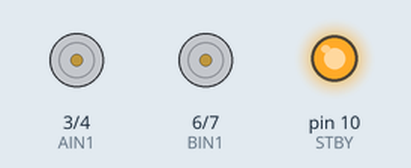
This sketch was run on a simulated Arduino Uno, built with avr-gcc and run on an emulated ATmega328P. Shown: motor-driver pin pairs drawn as motors (green arrow = first pin HIGH = forward, orange = second pin HIGH = backward, longer = more drive, scaled by the enable pin, stopped while the standby pin is LOW), output pins drawn as LEDs (lit = HIGH).

Above: at 0.5 s.
At 3.5 s:
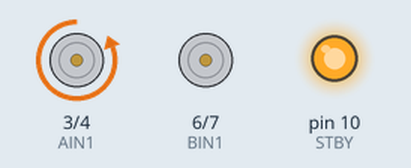
At 6.07 s:
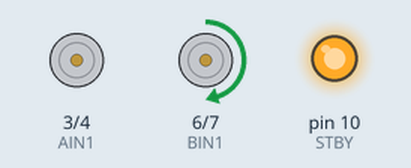
At 9.8 s:
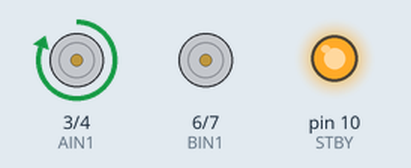
Timing chart, 0 to 10.8 s (numbered marks = the images above):
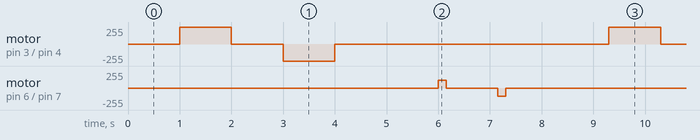

The sketch:

c3_car_tb.ino
```cpp
constexpr int PWMA = 2;
constexpr int AIN1 = 3;
constexpr int AIN2 = 4;

constexpr int PWMB = 5;
constexpr int BIN1 = 6;
constexpr int BIN2 = 7;

constexpr int STBY = 10;

void forwardMotorA() {
  digitalWrite(AIN1, HIGH);
  digitalWrite(AIN2, LOW);
}

void backwardMotorA() {
  digitalWrite(AIN1, LOW);
  digitalWrite(AIN2, HIGH);
}

void stopMotorA() {
  analogWrite(PWMA, 0);
  digitalWrite(AIN1, LOW);
  digitalWrite(AIN2, LOW);
}

void stopMotorB() {
  analogWrite(PWMB, 0);
  digitalWrite(BIN1, LOW);
  digitalWrite(BIN2, LOW);
}

// 0 - 255
void setMotorASpeed(int speed) {
  analogWrite(PWMA, speed);
}

// steering
void turnLeft() {
  analogWrite(PWMB, 120);
  digitalWrite(BIN1, HIGH);
  digitalWrite(BIN2, LOW);
}

void turnRight() {
  analogWrite(PWMB, 120);
  digitalWrite(BIN1, LOW);
  digitalWrite(BIN2, HIGH);
}

void stopSteering() {
  analogWrite(PWMB, 0);
  digitalWrite(BIN1, LOW);
  digitalWrite(BIN2, LOW);
}

void initialisePins() {
  pinMode(PWMA, OUTPUT);
  pinMode(AIN1, OUTPUT);
  pinMode(AIN2, OUTPUT);

  pinMode(PWMB, OUTPUT);
  pinMode(BIN1, OUTPUT);
  pinMode(BIN2, OUTPUT);

  pinMode(STBY, OUTPUT);

  digitalWrite(STBY, HIGH);
}

void stopAllMotors() {
  stopMotorA();
  stopMotorB();
}

void setup() {
  initialisePins();
  stopAllMotors();
}

void loop() {
  setMotorASpeed(100);
  forwardMotorA();

  delay(1000);

  setMotorASpeed(150);
  forwardMotorA();

  delay(1000);

  stopMotorA();

  delay(1000);

  setMotorASpeed(150);
  backwardMotorA();

  delay(1000);

  setMotorASpeed(100);
  backwardMotorA();

  delay(1000);

  stopMotorA();

  delay(1000);

    turnLeft();
  delay(150);
  stopSteering();
  delay(1000);

  turnRight();
  delay(150);
  stopSteering();
  delay(1000);
}
```

Measured:
- by itself, motor on pin 3 (AIN1) / pin 4 (AIN2): repeats every 8.3 s: stopped 1.0 s, backward 255/255 1.0 s, stopped 5.3 s, forward 255/255 1.0 s
- by itself, motor on pin 6 (BIN1) / pin 7 (BIN2): repeats every 8.3 s: stopped 1.0 s, backward 120/255 0.15 s, stopped 7.0 s, forward 120/255 0.15 s
